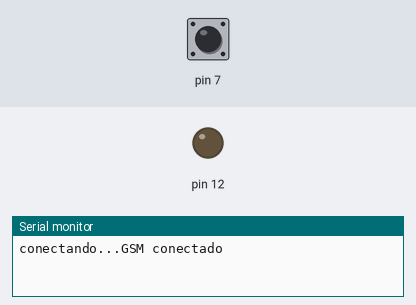
A sketch run on a simulated Arduino Uno, built for the host (arithmetic inside an expression is 32-bit, double 64-bit). Shown: output pins drawn as LEDs (lit = HIGH), the last lines printed to the serial monitor. The inputs (shaded band) are chosen by the test bench; at power-on: pin 7 HIGH. Random numbers use the default seed unless the sketch sets one.

Above: at 9.2 s.
9.3 s: pin 7 pulled LOW for 3.2 s
At 10.1 s:
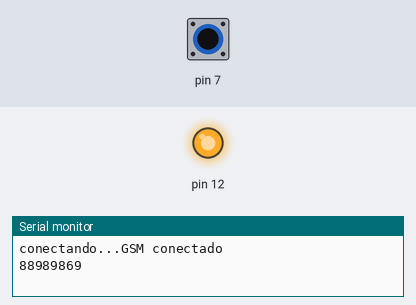
Timing chart, 0 to 14.8 s (numbered marks = the images above; inputs shaded):
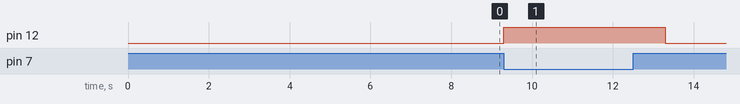

The sketch:

SMS_Tombola.ino
```cpp
//Tpmas de Camino
//Conecta un Relay conectad en pin 5.

#include <GSM.h>
#include<stdlib.h>

#define PINNUMBER "" //numero de pin del SIM
//PHONENUMBER es el numero a donde se envian los reportes
#define PHONENUMBER "87085298"


//clase para el GSM
GSM gsm;
GSM_SMS sms;

String phones[2]={
  "87085298",
  "88989869"
};


void setup()
{

  Serial.begin(9600);
  //prender el GSM SHield
  GSMpower();

  // INICIA GSM tomado y adaptado de GSM arduino example
  boolean notConnected = true;
  while(notConnected)
  {
    Serial.print("conectando...");
    if(gsm.begin()==GSM_READY)
      notConnected = false;
    else
    {
      Serial.println("No hay conexion");
      delay(1000);
    }

  }

  Serial.println("GSM conectado");
  //elimina cualquier mensaje anterior en el SIM
  sms.flush();
  pinMode(12,OUTPUT);
  pinMode(7,INPUT_PULLUP);
  digitalWrite(12,LOW);

}

void loop()
{
  if(digitalRead(7)==LOW){
    digitalWrite(12,HIGH);
    int p = (int) random(2);
    char call[8];
    phones[p].toCharArray(call,9);
    Serial.println(call);
    sms.beginSMS(call);
    sms.print("Arduino Day");
    int r = sms.endSMS();
    Serial.println(r);
    digitalWrite(12,LOW);
  }


}


//************* Funciones del GSM *****************
//***********************************************
void GSMpower()
// equivalente  apretar y soltar el boton
{
  digitalWrite(9, HIGH);
  delay(1000);
  digitalWrite(9, LOW);
  delay(5000);
  digitalWrite(9, HIGH);
}
```

Measured:
- after the input at 9.3 s, pin 12: LOW → HIGH at once, → LOW 4.0 s later
